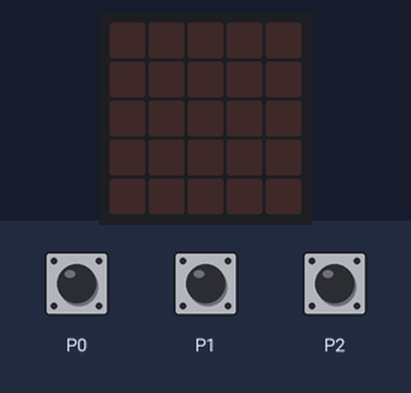
Bench run of a program on a simulated BBC micro:bit (MakeCode). On the bench: the board's 5×5 LED display. The test bench sets the inputs (shaded band). The 48×5 strip is a reading aid, not a part: it shows the text the display is scrolling, unrolled, one strip-width of it at a time.

Above: at 1.2 s.
1.3 s: touch pin P0 pressed for 0.15 s
At 2.0 s:
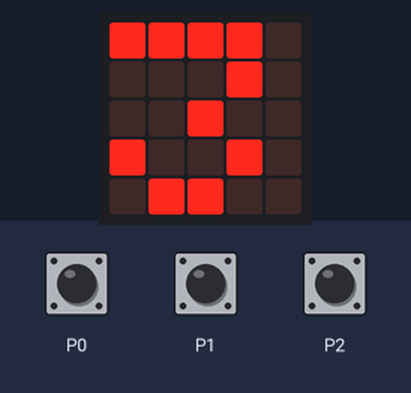
4.4 s: touch pin P2 pressed for 0.15 s
At 7.1 s:
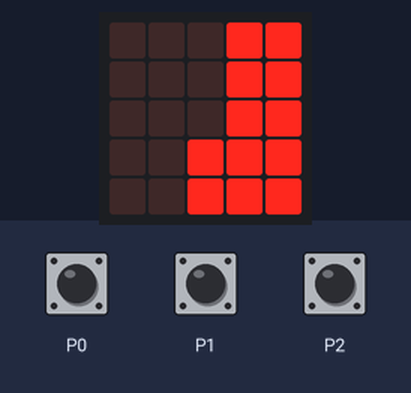
7.5 s: touch pin P1 pressed for 0.15 s
At 8.7 s:
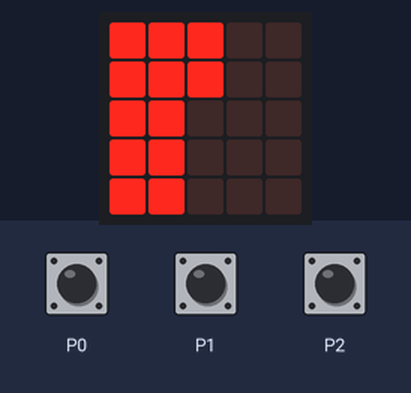
10.6 s: touch pin P0 pressed for 0.15 s
At 19.5 s:
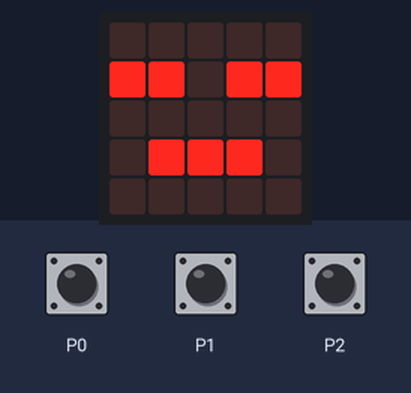
Timing chart, 0 to 20.2 s (numbered marks = the images above; inputs shaded):
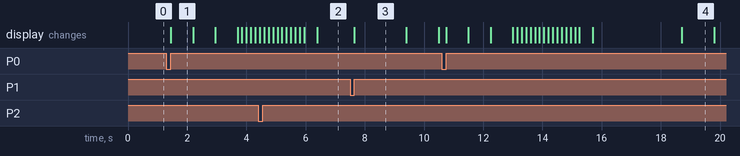

The program:

main.ts
```typescript
let tocar = false
let P1 = 0
let P2 = 0
input.onPinPressed(TouchPin.P0, function () {
    tocar = false
    basic.showNumber(3)
    basic.showNumber(2)
    basic.showNumber(1)
    basic.showString("bo")
    basic.pause(3000)
    basic.showIcon(IconNames.Asleep)
    basic.pause(500)
    basic.clearScreen()
})
input.onPinPressed(TouchPin.P2, function () {
    if (tocar == false) {
        tocar = true
        P1 += 1
        basic.showLeds(`
            . . . # #
            . . . # #
            . . . # #
            . . # # #
            . . # # #
            `)
    }
})
input.onPinPressed(TouchPin.P1, function () {
    if (tocar == true) {
        tocar = true
        P2 += 1
        basic.showLeds(`
            # # # . .
            # # # . .
            # # . . .
            # # . . .
            # # . . .
            `)
    }
})
basic.forever(function () {

})
```

test.ts
```typescript
// testes vão aqui; isto não será compilado quando este pacote for usado como uma extensão.
```

Measured:
- after the input at 1.3 s, the display: changes after 0.15 s (image 1)
- after the input at 4.4 s, the display: first differs from a run without the input after 2.0 s (image 2)
- after the input at 7.5 s, the display: changes after 0.15 s (image 3)
- after the input at 10.6 s, the display: first changes after 0.15 s (image 4 shows a later state)
- what the display in image 1 shows lasts 0.7 s, from 1.5 s to 2.2 s
- what the display in image 3 shows lasts 1.7 s, from 7.7 s to 9.4 s
